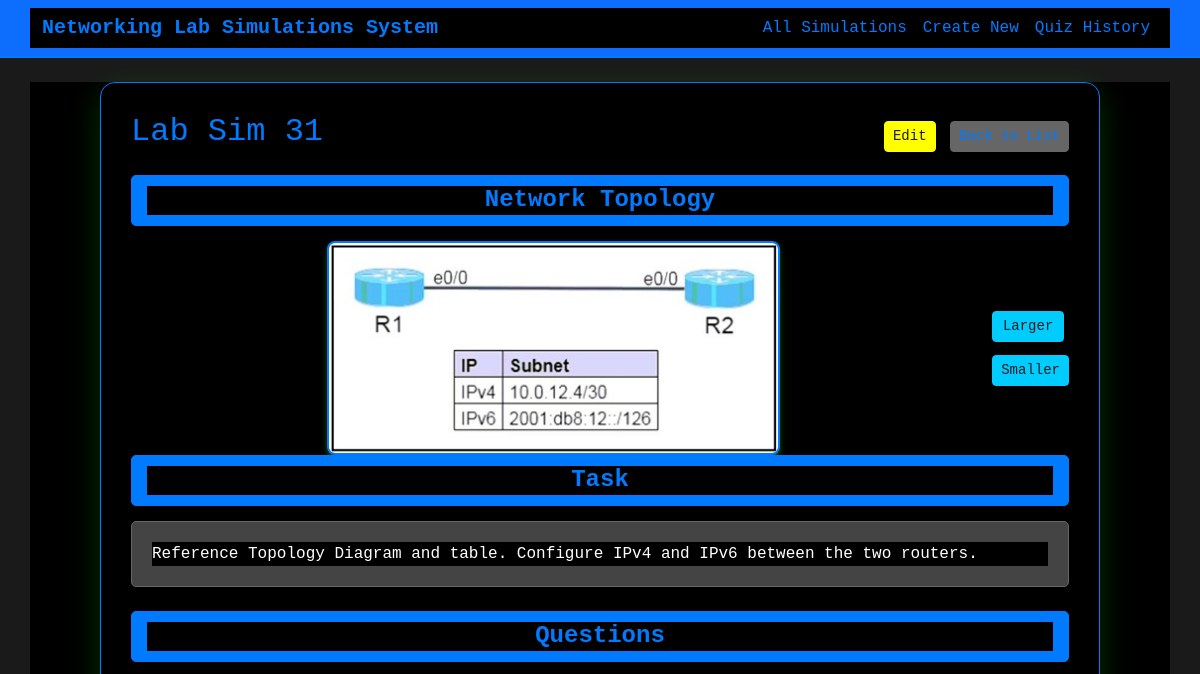
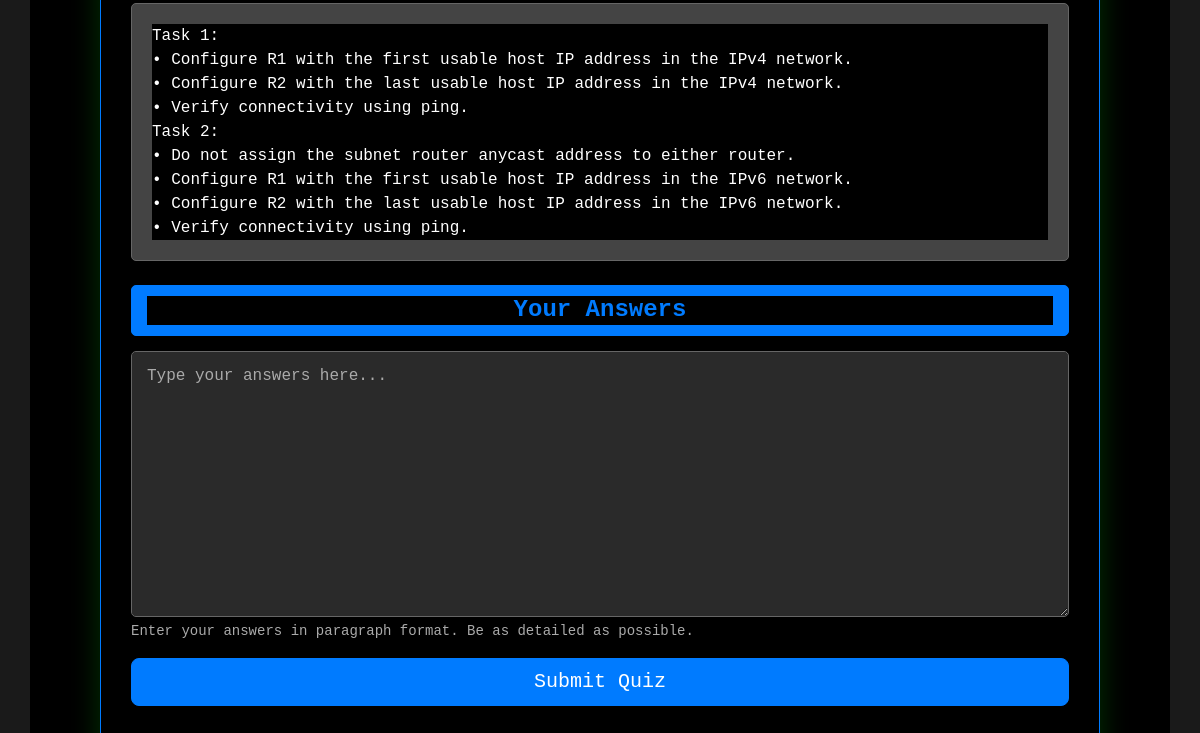
Before: /simulation/44/ with the older database file (2 pictures, top to bottom).
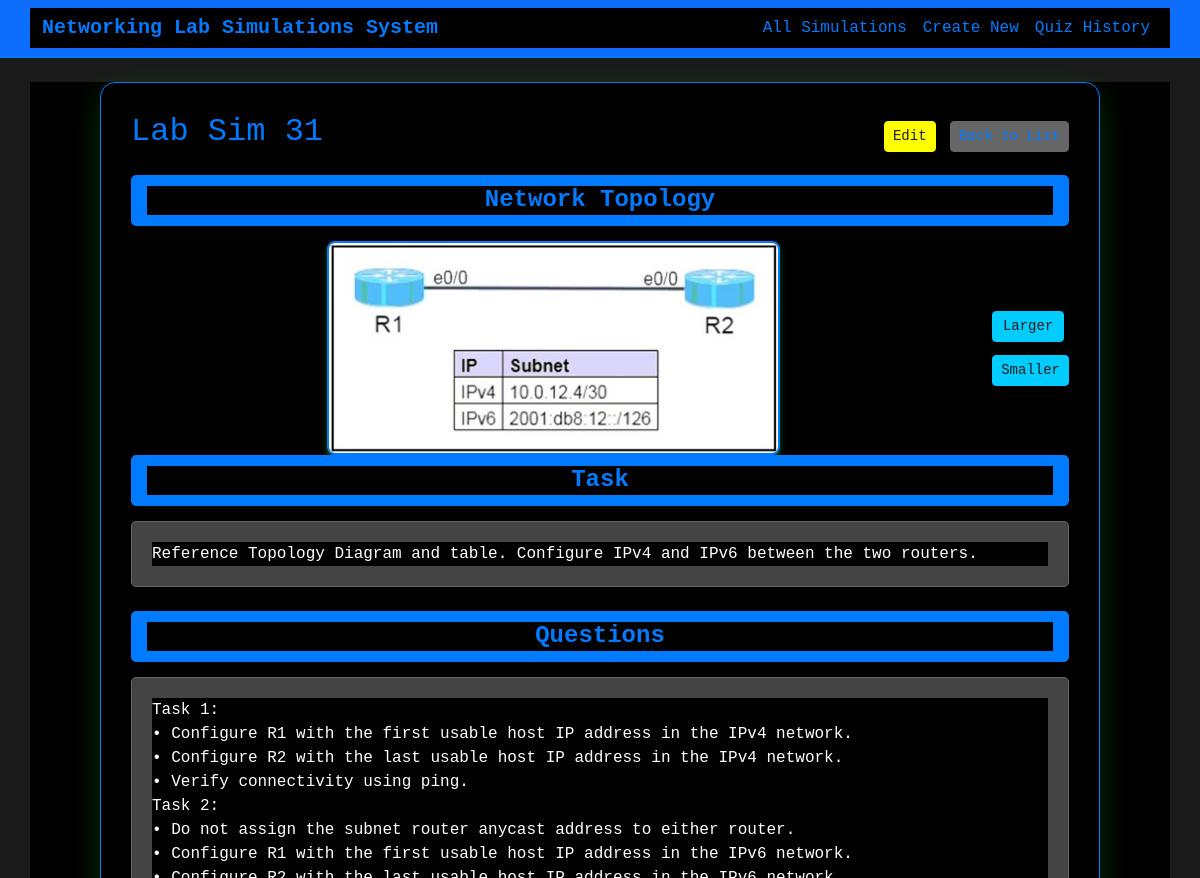
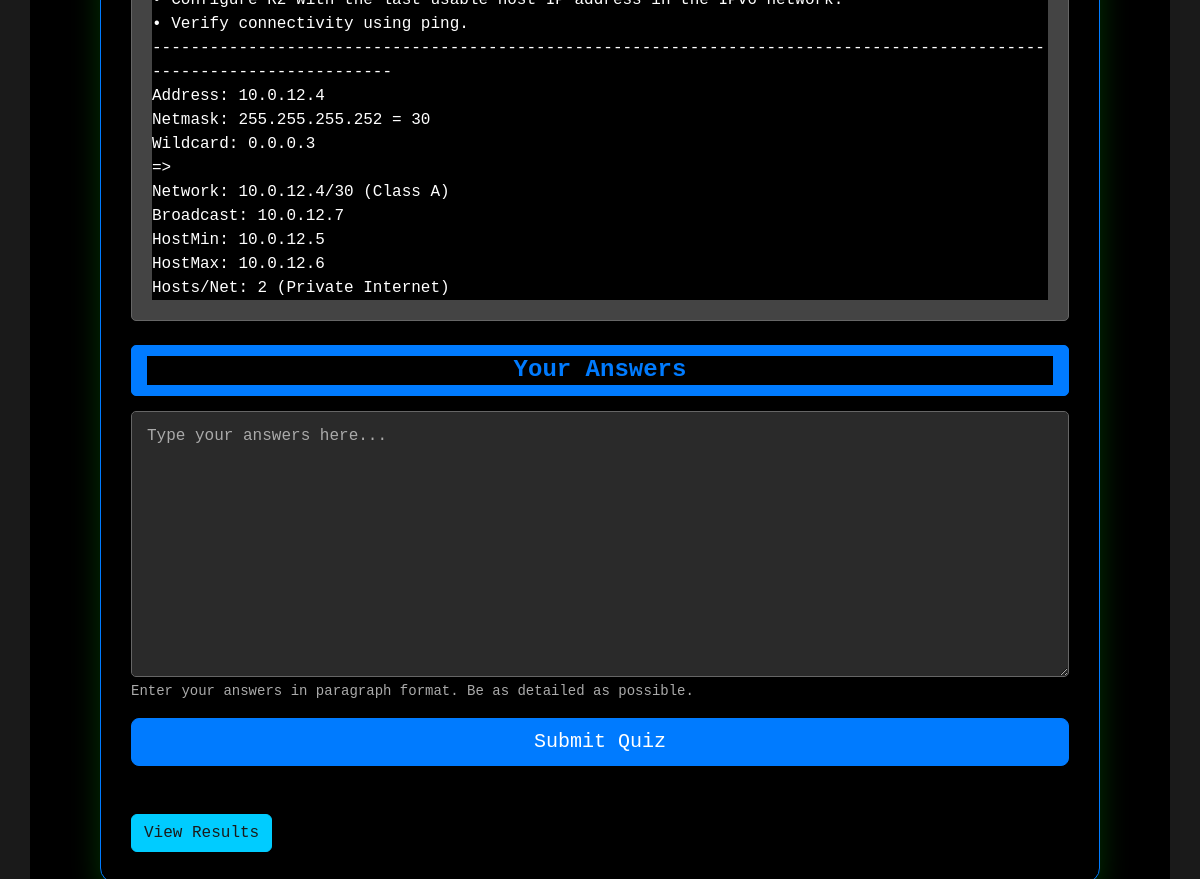
After: the same page with the newer database file (2 pictures, top to bottom).
### lab_simulations/models.py (models this page shows, shortened)
class LabSimulation(models.Model):
    title = models.CharField(max_length=200)
    image = models.ImageField(upload_to='uploads/', help_text="Upload network topology image")
    task = models.TextField(help_text="Enter the task description")
    questions = models.TextField(help_text="Enter the questions (one per line or paragraph)")
    lab_answers = models.TextField(help_text="Enter the correct lab answers")
    user_answers = models.TextField(blank=True, help_text="User's submitted answers")
    created_at = models.DateTimeField(auto_now_add=True)
    updated_at = models.DateTimeField(auto_now=True)
    class Meta:
        ordering = ['-created_at']
    _COMMAND_EQUIVALENCIES = {
        'copy running-config startup-config': 'wr',
        'copy running-config start-up-config': 'wr',
        'copy running start': 'wr',
        'write memory': 'wr',
        'write mem': 'wr',
        'wr': 'wr',
        'configure terminal': 'conf t',
        'config t': 'conf t',
        'conf t': 'conf t',
        'interface': 'int',
        'int': 'int',
        'enable': 'en',
        'en': 'en',
        'no shutdown': 'no shut',
        'no shut': 'no shut',
        'exit': 'exit',
        'end': 'end',
        'line': 'line',
    }
    _SORTED_EQUIVALENCY_KEYS = sorted(_COMMAND_EQUIVALENCIES.keys(), key=len, reverse=True)

### lab_simulations/views.py (the view)
# urls.py: path('simulation/<int:pk>/', views.SimulationDetailView.as_view(), name='simulation_detail'),
class SimulationDetailView(DetailView):
    model = LabSimulation
    template_name = 'lab_simulations/simulation_detail.html'
    context_object_name = 'simulation'
    def get_context_data(self, **kwargs):
        context = super().get_context_data(**kwargs)
        context['quiz_form'] = QuizForm(instance=self.object)
        return context

### lab_simulations/forms.py
class QuizForm(forms.ModelForm):
    class Meta:
        model = LabSimulation
        fields = ['user_answers']
        widgets = {
            'user_answers': forms.Textarea(attrs={'class': 'form-control', 'rows': 10, 'placeholder': 'Type your answers here...'}),
        }
        labels = {
            'user_answers': 'Your Submitted Answers',
        }
    def __init__(self, *args, **kwargs):
        super().__init__(*args, **kwargs)
        if self.instance:
            self.initial['user_answers'] = ""

### lab_simulations/templates/lab_simulations/simulation_detail.html (shortened to what this page needs)
{% extends 'lab_simulations/base.html' %}
{% block content %}
<div class="quiz-container">
    <div class="row">
        <div class="col-md-12">
            <div class="d-flex justify-content-between align-items-center mb-3">
                <h2>{{ simulation.title }}</h2>
                <div>
                    <a href="{% url 'simulation_update' simulation.pk %}" class="btn btn-warning btn-sm">Edit</a>
                    <a href="{% url 'simulation_list' %}" class="btn btn-secondary btn-sm">Back to List</a>
                </div>
            </div>
            {% if simulation.image %}
                <div class="section-header">
                    <h4>Network Topology</h4>
                </div>
                <div class="d-flex justify-content-center align-items-center mb-12 image-container">
                    <img id="networkTopologyImage" src="{{ simulation.image.url }}" alt="Network Topology" class="network-topology-img">
                    <div class="ms-3 image-size-controls">
                        <button type="button" class="btn btn-sm btn-info mb-2" id="increaseImageSize">
                             Larger
                        </button>
                        <button type="button" class="btn btn-sm btn-info" id="decreaseImageSize">
                             Smaller
                        </button>
                    </div>
                </div>
            {% endif %}
            <div class="section-header">
                <h4>Task</h4>
            </div>
            <div class="content-section mb-4">
                <p>{{ simulation.task|linebreaks }}</p>
            </div>
            <div class="section-header">
                <h4>Questions</h4>
            </div>
            <div class="content-section mb-4">
                <p>{{ simulation.questions|linebreaks }}</p>
            </div>
            <div class="section-header">
                <h4>Your Answers</h4>
            </div>
            <form method="post" action="{% url 'submit_quiz' simulation.pk %}" class="quiz-form mb-5">
                <div class="mb-3">
                    {{ quiz_form.user_answers }}
                    <div class="form-text">Enter your answers in paragraph format. Be as detailed as possible.</div>
                </div>
                <div class="d-grid gap-2">
                    <button type="submit" class="btn btn-primary btn-lg">Submit Quiz</button>
                </div>
            </form>
            {% if simulation.user_answers %}
                <div class="mt-4">
                    <a href="{% url 'quiz_results' simulation.pk %}" class="btn btn-info">View Results</a>
                </div>
            {% endif %}
        </div>
    </div>
</div>
{% endblock %}

Changed rows visible on the page:
changed LabSimulation "Lab Sim 31": questions "…Verify connectivity using ping." → "…Verify connectivity using ping. ---------------------------------------------------------------------------------------------------------------------- Address: 10.0.12.4 Netmask: 255.255.255.252 = 30 Wildcard: 0.0.0.3 => Network: 10.0.12.4/30 (Class A) Broadcast: 10.0.12.7 HostMin: 10.0.12.5 HostMax: 10.0.12.6 Hosts/Net: 2 (Private Internet)"
Other visible differences:
text now shown: "View Results"
